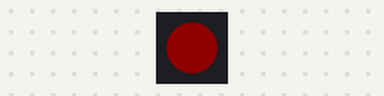
A sketch run on a simulated Teensy 3. On the bench: 1 RGB LEDs in strip order, left to right. Dim RGB values are drawn brighter than linear.

Above: at 0.2 s.
At 1.2 s:
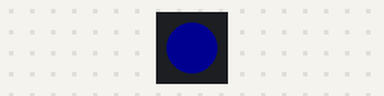
At 2.7 s:
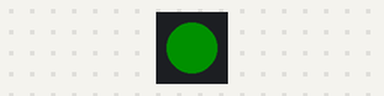
At 3.7 s:
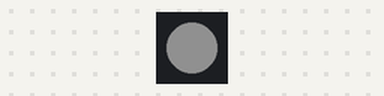
Timing chart, 0 to 4.6 s (numbered marks = the images above):
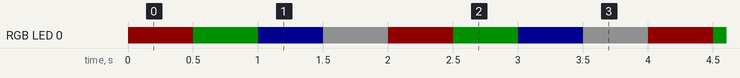

Measured:
- by itself, RGB LED 0: repeats every 2.0 s: RGB(0, 16, 0) 0.50 s, RGB(0, 0, 16) 0.50 s, RGB(16, 16, 16) 0.50 s, RGB(16, 0, 0) 0.50 s
- by itself, everything shown: repeats every 2.0 s, in 4 steps

The sketch:

main.ino
```cpp
#include <Adafruit_NeoPixel.h>

const int led_pin = 14;

Adafruit_NeoPixel leds = Adafruit_NeoPixel(1, led_pin, NEO_GRB + NEO_KHZ800);

void set_led(int r, int g, int b) {
  leds.setPixelColor(0, leds.Color(r, g, b));
  leds.show();
}

void setup() {
  leds.begin();

  leds.setBrightness(16);
}

void loop() {
  set_led(255, 0, 0);
  delay(500);

  set_led(0, 255, 0);
  delay(500);

  set_led(0, 0, 255);
  delay(500);

  set_led(255, 255, 255);
  delay(500);
}
```
